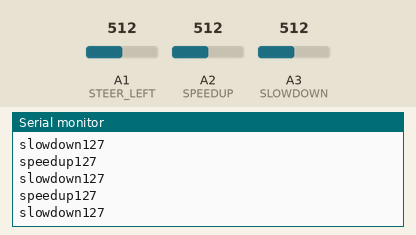
The sketch below on a simulated Arduino Uno, built with avr-gcc and run on an emulated ATmega328P. Shown: the last lines printed to the serial monitor. The inputs (shaded band) are chosen by the test bench; at power-on: A3 (SLOWDOWN) = 512, A1 (STEER_LEFT) = 512, A2 (SPEEDUP) = 512.

Above: at 1.2 s.
1.3 s: A3 (SLOWDOWN) set to 339
At 1.59 s:
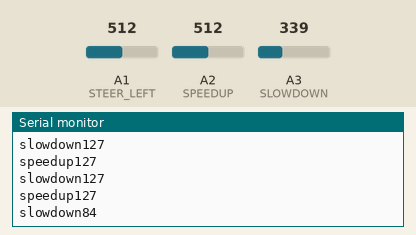
2.8 s: A3 (SLOWDOWN) set to 316
At 2.81 s:
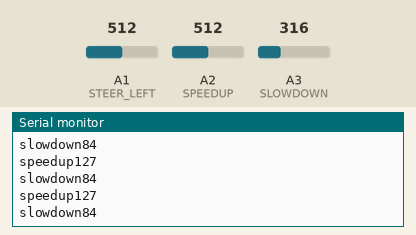
Timing chart, 0 to 5.8 s (numbered marks = the images above; inputs shaded):
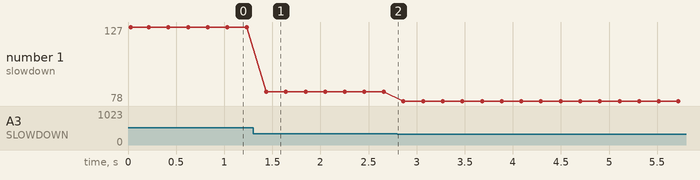

Measured:
- after the input at 1.3 s, the serial monitor: prints a new line after 0.14 s (image 1)
- plotted number 1: 127 → 84 after the input at 1.3 s, 84 → 78 after the input at 2.8 s

The sketch:

master_1213.ino
```cpp
#include <SoftwareSerial.h>   // 引用程式庫

// #include <LiquidCrystal_I2C.h>
#include <Wire.h>
#define STEER_LEFT A1
#define SPEEDUP A2
#define SLOWDOWN A3
#define DIR_BUTT 13
// 定義連接藍牙模組的序列埠
SoftwareSerial BT(8, 10); // 接收腳, 傳送腳
char val;
String command;  // 儲存接收資料的變數

void setup() {
  Serial.begin(9600);   // 與電腦序列埠連線
  BT.begin(38400);
  Serial.println("BT is ready!");
  pinMode(STEER_LEFT, INPUT);
  pinMode(SPEEDUP, INPUT);
  pinMode(SLOWDOWN, INPUT);
  pinMode(DIR_BUTT, INPUT);

  // 藍牙透傳模式的預設連線速率。

}
bool state = 1;
void loop() {

  // 若收到「序列埠監控視窗」的資料，則送到藍牙模組
  int speedup = map(analogRead(SPEEDUP), 0, 1023, 0, 255);
  int slowdown = map( analogRead(SLOWDOWN), 0, 1023, 0, 255);
  int diff = map(analogRead(STEER_LEFT), 0, 1023, 0, 255);
  Serial.print("speedup");
  Serial.println(speedup);
  Serial.print("slowdown");
  Serial.println(slowdown);
  int speed;
  if(speedup <= 85)
    speed = 100;
  else if(speedup == 86)
    speed = 175;
  // else if(speedup == 87)
  //   speed = 250;
  else
    speed = 250;

  if(slowdown>81)
    speed = 0;

  if (DIR_BUTT == 0){
    if (state = 0 ) state = 1;
    else state = 0;
  }
  String command = String(diff) + " " + String(speed) + " " + String(1)+'\n';
  // Serial.println(command);

  // for(int i=0;i<command.length();i++)
  //   BT.print(command[i]);
    // BT.println(command);


  for(int i=0;i<command.length();i++)
    BT.print(command[i]);
  // Serial.print(command);
  // String test = String(slowdown) + " ";
  // Serial.print(test);
  // String test2 = String(speedup) + " ";
  // Serial.print(test2);

  delay(200);


}
```
